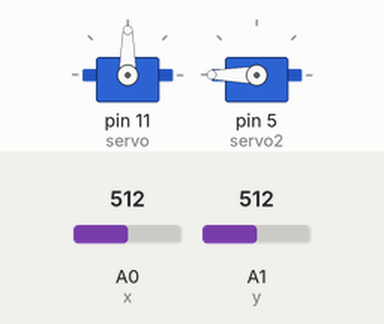
This sketch was run on a simulated Arduino Uno, built with avr-gcc and run on an emulated ATmega328P. Parts: 2 × servo. The test bench sets the inputs (shaded band); at power-on: A0 (x) = 512, A1 (y) = 512.

Above: at 1.2 s.
1.3 s: A0 (x) set to 716
At 2.4 s:
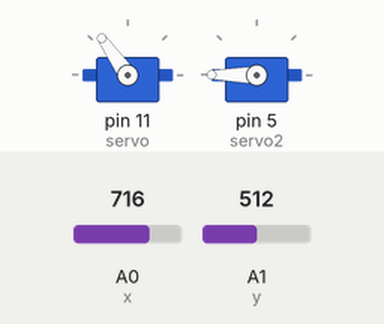
2.8 s: A1 (y) set to 306
At 3.5 s:
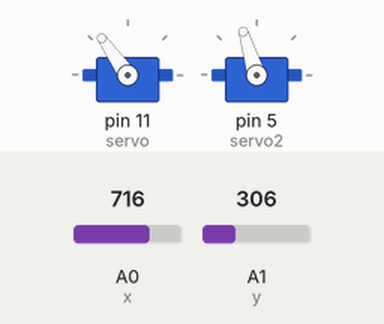
4.3 s: A0 (x) set to 900
At 4.7 s:
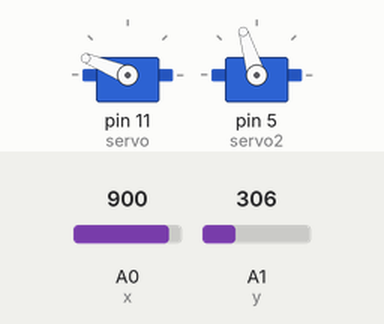
5.8 s: A1 (y) set to 122
At 6.5 s:
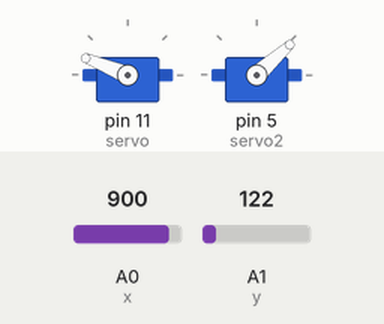
7.3 s: A1 (y) set to 0
At 7.6 s:
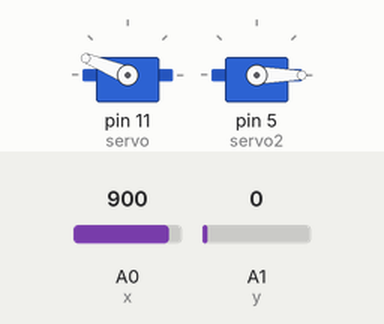
8.8 s: A0 (x) set to 1023
At 10.0 s:
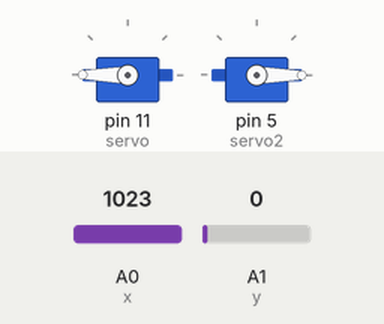
Timing chart, 0 to 11.3 s (numbered marks = the images above; inputs shaded):
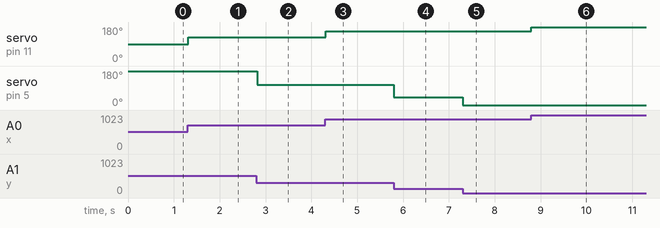

Measured:
- after the input at 1.3 s, servo on pin 11 (servo): 90° → 125° at once
- after the input at 2.8 s, servo on pin 5 (servo2): 180° → 107° at once
- after the input at 4.3 s, servo on pin 11 (servo): 125° → 158° at once
- after the input at 5.8 s, servo on pin 5 (servo2): 107° → 42° at once
- after the input at 7.3 s, servo on pin 5 (servo2): 42° → 0° at once
- after the input at 8.8 s, servo on pin 11 (servo): 158° → 180° at once

The sketch:

iNtution.ino
```cpp
#include <Servo.h>

Servo servo;
Servo servo2;
int servoVal;
int y = 1;
int x = 0;
void setup() {
  // put your setup code here, to run once:
servo.attach(11);
servo2.attach(5);
}

void loop() {
  // put your main code here, to run repeatedly:
  servoVal = analogRead(x);
  servoVal = map(servoVal, 0, 1023, 0, 180);
  servo.write(servoVal);

  servoVal = analogRead(y);
  servoVal = map(servoVal, 0, 1023, 0, 360);
  servo2.write(servoVal);
  delay(15);
}
```
